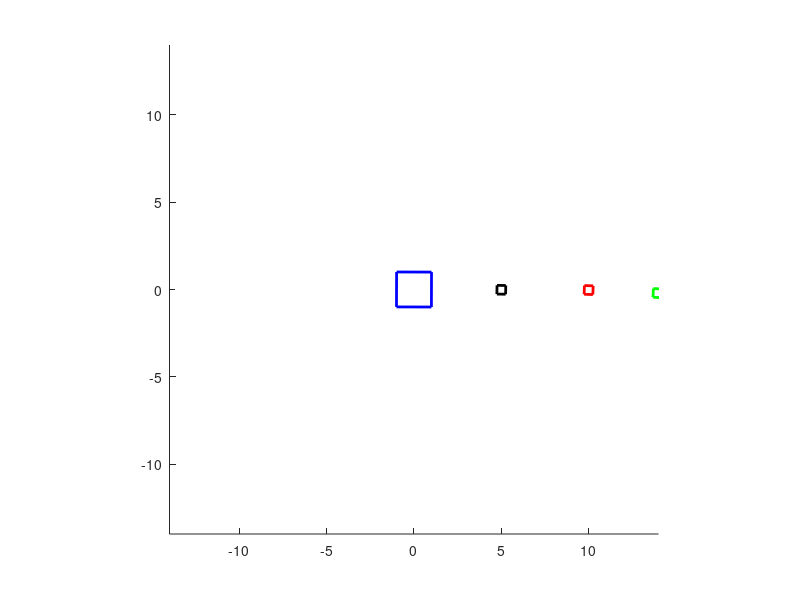

The MATLAB script that drew this image:
close all;
clear all;

% 2D polygon for Earth: square of 2 by 2 units, in homogeneous coordinates.
earth = [-1 1 1 -1 -1; -1 -1 1 1 -1; 1 1 1 1 1];

% Another 2D polygon for the Moon, made by scaling the earth to 1/4 size
S = [0.25 0 0; 0 0.25 0; 0 0 1];
moon = S * earth;

% Set up axes for plotting our animation.
figure;
hold on;
axis equal;
axis([-14 14 -14 14]); % Extended axes for third moon


for a = 0:0.01:2 * pi

	% Moon a and c will spin 5 times as fast as the Earth.
    % Moon b will spin 10 times as fast as the Earth.
	a_moon = 5 * a;
    b_moon = 10 * a;
    c_moon = 5 * a;

	% Rotation matrix for Earth.
	R_earth = [cos(a) -sin(a) 0; sin(a) cos(a) 0; 0 0 1];

	% Rotation matrix for the Moons.
	R_a_moon = [cos(a_moon) -sin(a_moon) 0; sin(a_moon) cos(a_moon) 0; 0 0 1];
    R_b_moon = [cos(b_moon) -sin(b_moon) 0; sin(b_moon) cos(b_moon) 0; 0 0 1];
    R_c_moon = [cos(c_moon) -sin(c_moon) 0; sin(c_moon) cos(c_moon) 0; 0 0 1];

	% Translation matrix to move the Moons away from Earth
    % ( A orbits at a distance of 5 units, 
    %   B orbits at a distance of 10 units and
    %   C orbits at a distance of 2 units but this will be taken relative to
    %   the Moon B
    % ) 
	T_a_moon = [1 0 5; 0 1 0; 0 0 1];
    T_b_moon = [1 0 10; 0 1 0; 0 0 1];
    T_c_moon = [1 0 4; 0 1 0; 0 0 1];

	% Rotate the Earth.
	p_earth = R_earth * earth;

	% Rotate the moons, then move them away from their relative origins.
	p_a_moon = T_a_moon * R_a_moon * moon;
    p_b_moon = T_b_moon * R_b_moon * moon;
    p_c_moon = T_c_moon * R_c_moon * moon;

	% Place A and B moons in the Earth's reference frame (which is R)
    % then place moon C in the B's reference and translate it relative to 
    % moon B's current coordinates. 
	p_a_moon = R_earth * p_a_moon;
    p_b_moon = R_earth * p_b_moon;
    
    b_moon_current_x = mean(p_b_moon(1,:)); % Need to divide this by homogenous coordinates to get exact center?
    b_moon_current_y = mean(p_b_moon(2,:));
    p_c_moon = [1 0 b_moon_current_x; 0 1 b_moon_current_y; 0 0 1] * R_b_moon * p_c_moon ; 
       

	% Draw the earth in blue and the moons in black, red and green respectively.
	cla;
	plot(p_earth(1,:), p_earth(2,:), 'b', 'LineWidth', 2);
	plot(p_a_moon(1,:),  p_a_moon(2,:),  'k', 'LineWidth', 2);
    plot(p_b_moon(1,:),  p_b_moon(2,:),  'r', 'LineWidth', 2);
    plot(p_c_moon(1,:),  p_c_moon(2,:),  'g', 'LineWidth', 2);
	drawnow;

end
